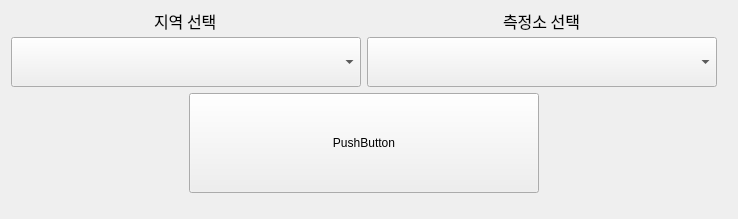
<?xml version="1.0" encoding="UTF-8"?>
<ui version="4.0">
 <class>Form</class>
 <widget class="QWidget" name="Form">
  <property name="geometry">
   <rect>
    <x>0</x>
    <y>0</y>
    <width>738</width>
    <height>219</height>
   </rect>
  </property>
  <property name="windowTitle">
   <string>Form</string>
  </property>
  <layout class="QFormLayout" name="formLayout">
   <item row="0" column="0">
    <layout class="QGridLayout" name="gridLayout">
     <item row="1" column="0">
      <widget class="QComboBox" name="comboBox_2">
       <property name="minimumSize">
        <size>
         <width>350</width>
         <height>50</height>
        </size>
       </property>
       <property name="maximumSize">
        <size>
         <width>350</width>
         <height>50</height>
        </size>
       </property>
      </widget>
     </item>
     <item row="1" column="1">
      <widget class="QComboBox" name="comboBox">
       <property name="minimumSize">
        <size>
         <width>350</width>
         <height>50</height>
        </size>
       </property>
       <property name="maximumSize">
        <size>
         <width>350</width>
         <height>50</height>
        </size>
       </property>
      </widget>
     </item>
     <item row="2" column="0" colspan="2" alignment="Qt::AlignHCenter">
      <widget class="QPushButton" name="pushButton">
       <property name="minimumSize">
        <size>
         <width>350</width>
         <height>100</height>
        </size>
       </property>
       <property name="maximumSize">
        <size>
         <width>350</width>
         <height>100</height>
        </size>
       </property>
       <property name="text">
        <string>PushButton</string>
       </property>
      </widget>
     </item>
     <item row="0" column="0" alignment="Qt::AlignHCenter">
      <widget class="QLabel" name="label">
       <property name="maximumSize">
        <size>
         <width>100</width>
         <height>20</height>
        </size>
       </property>
       <property name="font">
        <font>
         <family>한컴 고딕</family>
         <pointsize>12</pointsize>
        </font>
       </property>
       <property name="text">
        <string>지역 선택</string>
       </property>
      </widget>
     </item>
     <item row="0" column="1" alignment="Qt::AlignHCenter">
      <widget class="QLabel" name="label_2">
       <property name="maximumSize">
        <size>
         <width>100</width>
         <height>20</height>
        </size>
       </property>
       <property name="font">
        <font>
         <family>한컴 고딕</family>
         <pointsize>12</pointsize>
        </font>
       </property>
       <property name="text">
        <string>측정소 선택</string>
       </property>
      </widget>
     </item>
    </layout>
   </item>
  </layout>
 </widget>
 <resources/>
 <connections/>
</ui>
